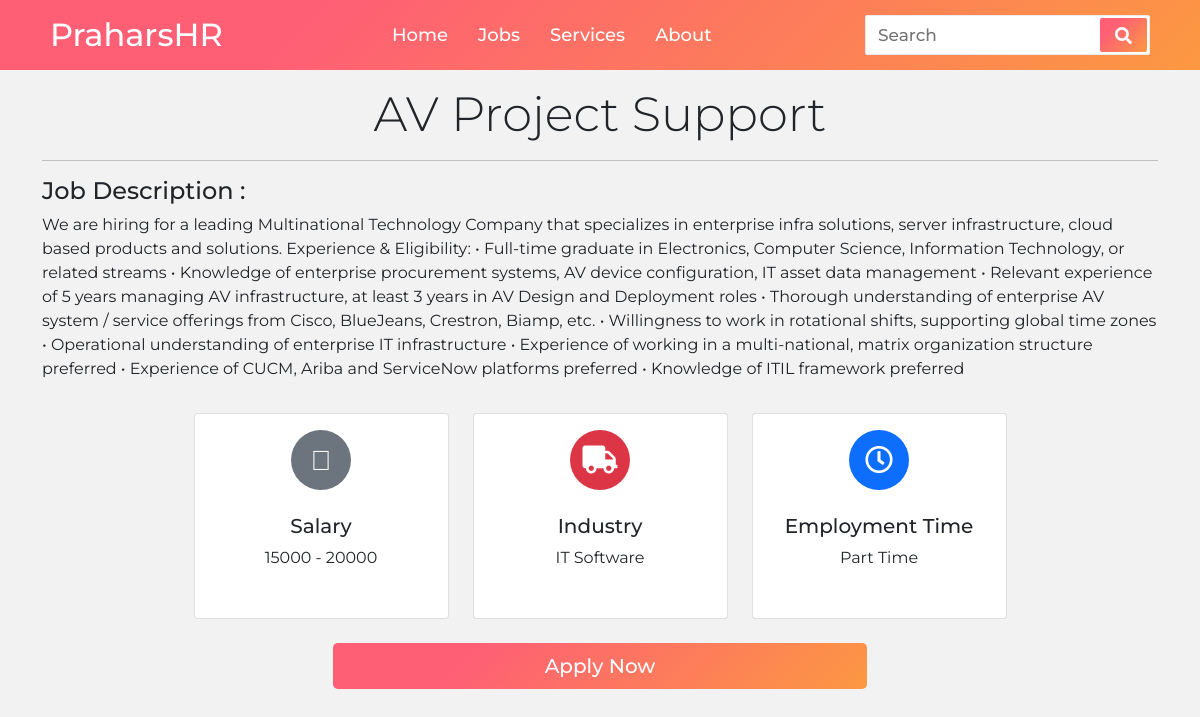
The app's page /job/av-project-support with its own data.
### core/models.py (models this page shows, shortened)
class JobInfo(models.Model):
    job = models.ForeignKey(Job,on_delete=models.CASCADE)
    description = models.TextField(blank=True)
    certification = models.TextField(blank=True)
    salary = models.CharField(max_length=50)
    industry = models.CharField(max_length=60,choices=industries)
    employment_time = models.CharField(max_length=20,default='Part Time')
    notes = models.CharField(max_length=255,blank=True)
    class Meta:
        verbose_name_plural = "JobInfo"

class Job(models.Model):
    designation = models.CharField(max_length=150)
    slug = models.CharField(max_length=200)
    location = models.CharField(max_length=100)
    is_active = models.BooleanField(default=True)
    job_code = models.CharField(max_length=50,default='#')
    pub_date = models.DateTimeField(auto_now_add=True)
    def __str__(self):
        return self.designation

### core/views/pages.py (the view)
# urls.py: path('job/<str:slug>', pages.jobPage, name='jobpage'),
def jobPage(request,slug):
    job = Job.objects.get(slug=slug)
    jobInfo = JobInfo.objects.get(job=job)
    context = {
        'job':job,
        'jobInfo':jobInfo
        }
    return render(request,'pages/job-page.html',context)

### templates/pages/job-page.html (shortened to what this page needs)
{% extends 'base.html' %}
{% block content %}
<section class="container">
    <div><h1 class="display-5 d-flex justify-content-center mt-3">{{jobInfo.job}}</h1><hr></div>
    {% if jobInfo.description %}
    <div class="d-flex">
        <h4>Job Description : </h4>
    </div>
    <p>{{jobInfo.description}}</p>
    {% endif %}
    <section class="section-content padding-y bg">
    <div class="container">
    <div class="row d-flex justify-content-center" style="margin-bottom: 2rem; margin-top: 2rem;">
    <div class="col-md-3">
        <article class="card card-body">
            <figure class="text-center">
                <span class="rounded-circle icon-md bg-secondary"><i class="fal fa-money-bill text-white"></i></span>
                <figcaption class="pt-4">
                <h5 class="title">Salary</h5>
                <p>{{jobInfo.salary}}</p>
                </figcaption>
            </figure>
        </article>
    </div>
    <div class="col-md-3">
        <article class="card card-body">
            <figure class="text-center">
                <span class="rounded-circle icon-md bg-danger"><i class="fa fa-truck text-white"></i></span>
                <figcaption class="pt-4">
                <h5 class="title">Industry</h5>
                <p>{{jobInfo.industry}} </p>
                </figcaption>
            </figure>
        </article>
    </div>
    <div class="col-md-3">
        <article class="card card-body">
            <figure class="text-center">
                <span class="rounded-circle icon-md bg-primary"><i class="far fa-clock text-white"></i></span>
                <figcaption class="pt-4">
                <h5 class="title">Employment Time</h5>
                <p>{{jobInfo.employment_time}} </p>
                </figcaption>
            </figure>
        </article>
    </div>
    <div class="d-grid gap-2 col-6 mx-auto">
        <a class="btn-lg mt-4" style="
          background-color: #fc9842;
  background-image: linear-gradient(315deg, #fc9842 0%, #fe5f75 74%);
  border: none;
  user-select: none;
  color: white;
        " href="{% url 'apply' job.slug %}" type="button"><span class="d-flex align-items-center justify-content-center">Apply Now</span></a>
        </div>
    </div>
</section>
{% endblock %}

### praharsh/static/css/navbar.css (style rules this page uses)
* { margin: 0; padding: 0; outline: none; box-sizing: border-box; font-family: 'Montserrat', sans-serif; }
a { color: #fff; font-size: 18px; font-weight: 500; text-decoration: none; transition: all 0.3s ease; }
body { background: #f2f2f2; }

### templates/pages/job-page.html (style rules this page uses)
.icon-md { width: 60px; height: 60px; line-height: 60px !important; font-size: 28px; display: inline-block; text-align: center; flex-shrink: 0; flex-grow: 0; }

### records on screen
JobInfo: job "AV Project Support", description "We are hiring for a leading Multinational Technology Company that specializes in enterprise infra solutions, server infrastructure, cloud based products and solutions. Experience & Eligibility: • Full-time graduate in Electronics, Computer Science, Information Technology, or related streams • Knowledge of enterprise procurement systems, AV device configuration, IT asset data management • Relevant experience of 5 years managing AV infrastructure, at least 3 years in AV Design and Deployment roles • Thorough understanding of enterprise AV system / service offerings from Cisco, BlueJeans, Crestron, Biamp, etc. • Willingness to work in rotational shifts, supporting global time zones •…", salary "15000 - 20000", industry "IT Software", employment_time "Part Time"
